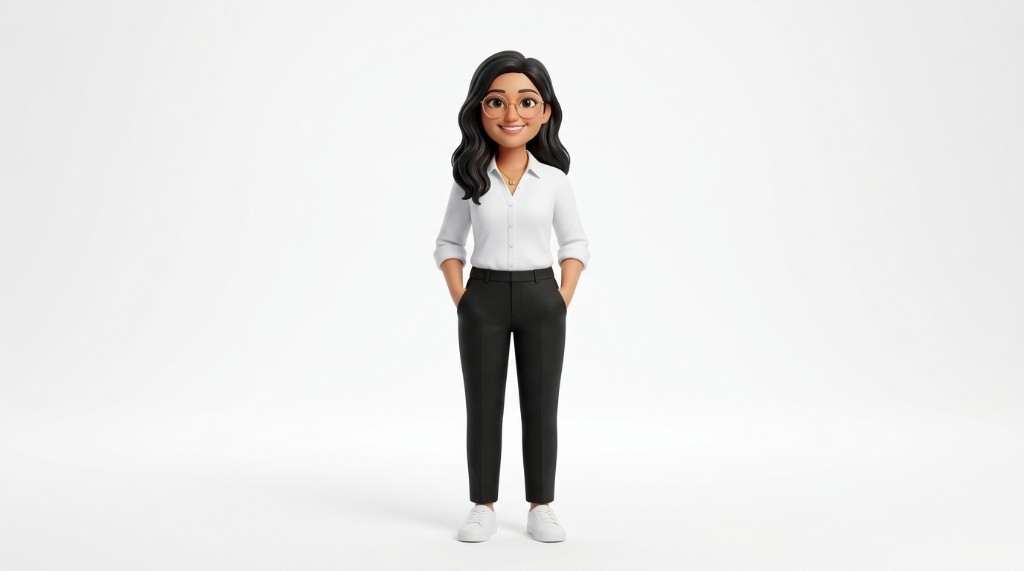
#> input picture portfolio-next/scripts/source/source-portrait.jpg, 1024 x 571 px
$ python build-hero-assets.py source/source-portrait.jpg
#> lines starting #> are read from the running program, lines starting #| are printed output that depends on the picture
#!/usr/bin/env python3
"""
build-hero-assets.py

The original brief asked for a short intro *video* to be turned into a
seamless looping hero clip via ffmpeg. For this build, a single still
portrait image was supplied instead of a video, so this script implements
the equivalent *image* pipeline with Pillow (no ffmpeg/numpy dependency,
since there is no audio/video track to loop or cross-fade):

  1. Detect the subject against the plain light backdrop and crop tightly,
     head to toe, re-centering the subject horizontally.
  2. Whiten the backdrop (push near-white tones to pure #ffffff) so it
     blends into the page background when composited with mix-blend-mode:
     multiply, exactly like the video pipeline's colorlevels step would.
  3. Export the hero portrait (768 wide, 768:960 aspect) as WebP.
  4. Export a head-to-shirt "bust" crop at 480x600 as WebP (used on the
     ID card in the About section).
  5. Export a 1200x630 Open Graph image on a paper-colored canvas.

Usage:
    python3 scripts/build-hero-assets.py <source-image> [--out-dir public]
"""

from __future__ import annotations

import argparse
import sys
from pathlib import Path

from PIL import Image, ImageOps

PAPER = (244, 242, 238)  # --paper token from the design system
BG_WHITEN_THRESHOLD = 210  # channels above this are considered "backdrop"
BG_WHITEN_TARGET = 0.98  # mirrors colorlevels rimax/gimax/bimax=0.98


def whiten_background(im: Image.Image) -> Image.Image:
    """Push near-white backdrop tones to pure white (ffmpeg colorlevels equivalent)."""
    im = im.convert("RGB")
    lut = []
    for _ in range(3):
        channel_lut = [
            min(255, round(v / BG_WHITEN_TARGET)) if v >= BG_WHITEN_THRESHOLD else v
            for v in range(256)
        ]
        lut.extend(channel_lut)
    return im.point(lut)


def subject_bbox(im: Image.Image, pad_ratio: float = 0.06) -> tuple[int, int, int, int]:
    """Bounding box of non-background pixels, with padding, clamped to image bounds."""
    gray = im.convert("L")
    w, h = im.size
    px = gray.load()
    rgb = im.load()

    min_x, min_y, max_x, max_y = w, h, 0, 0
    found = False
    for y in range(0, h, 2):
        for x in range(0, w, 2):
            r, g, b = rgb[x, y]
            is_bg = min(r, g, b) > 205 and (max(r, g, b) - min(r, g, b)) < 12
            if not is_bg:
                found = True
                min_x, min_y = min(min_x, x), min(min_y, y)
                max_x, max_y = max(max_x, x), max(max_y, y)
    if not found:
        return 0, 0, w, h

    pad_x = int((max_x - min_x) * pad_ratio)
    pad_y = int((max_y - min_y) * pad_ratio)
    return (
        max(0, min_x - pad_x),
        max(0, min_y - pad_y),
        min(w, max_x + pad_x),
        min(h, max_y + pad_y),
    )


def crop_centered(im: Image.Image, bbox: tuple[int, int, int, int], target_ratio: float) -> Image.Image:
    """Crop im to target_ratio (w/h), centered on the subject bbox, as large as possible."""
    w, h = im.size
    bx0, by0, bx1, by1 = bbox
    cx = (bx0 + bx1) / 2

    # Start from full image height (keeps head-to-toe), derive width from ratio.
    crop_h = h
    crop_w = crop_h * target_ratio
    if crop_w > w:
        crop_w = w
        crop_h = crop_w / target_ratio

    left = cx - crop_w / 2
    left = max(0, min(w - crop_w, left))
    top = (h - crop_h) / 2
    return im.crop((int(left), int(top), int(left + crop_w), int(top + crop_h)))


def build(source: Path, out_dir: Path) -> None:
    original = Image.open(source)
    original = ImageOps.exif_transpose(original).convert("RGB")

    whitened = whiten_background(original)
    bbox = subject_bbox(whitened)

    # 1-2-3: hero portrait, 768 wide, 768:960 aspect, head to toe, centered.
    hero_crop = crop_centered(whitened, bbox, target_ratio=768 / 960)
    hero = hero_crop.resize((768, 960), Image.LANCZOS)
    hero_dir = out_dir / "hero"
    hero_dir.mkdir(parents=True, exist_ok=True)
    hero.save(hero_dir / "portrait.webp", "WEBP", quality=92)
    hero.save(hero_dir / "portrait.jpg", "JPEG", quality=90)

    # 4: bust crop — head-to-shirt, 480x600 (4:5), tighter + higher than the hero crop.
    bx0, by0, bx1, by1 = bbox
    subject_h = by1 - by0
    bust_top = by0 - subject_h * 0.04
    bust_bottom = by0 + subject_h * 0.42
    bust_cx = (bx0 + bx1) / 2
    bust_h = bust_bottom - bust_top
    bust_w = bust_h * (480 / 600)
    bust_box = (
        int(max(0, bust_cx - bust_w / 2)),
        int(max(0, bust_top)),
        int(min(whitened.width, bust_cx + bust_w / 2)),
        int(min(whitened.height, bust_bottom)),
    )
    bust = whitened.crop(bust_box).resize((480, 600), Image.LANCZOS)
    bust.save(out_dir / "portrait-bust.webp", "WEBP", quality=92)

    # 5: Open Graph image, 1200x630. Canvas is pure white (not --paper) so the
    # already-whitened portrait composites with no visible seam.
    og = Image.new("RGB", (1200, 630), (255, 255, 255))
    og_h = 760
    og_w = int(og_h * (768 / 960))
    og_person = hero.resize((og_w, og_h), Image.LANCZOS)
    og.paste(og_person, (1200 - og_w - 60, 630 - og_h + 40))
    og.save(out_dir / "og.jpg", "JPEG", quality=90)

    print(f"Wrote {hero_dir / 'portrait.webp'} ({hero.size[0]}x{hero.size[1]})")
    print(f"Wrote {out_dir / 'portrait-bust.webp'} ({bust.size[0]}x{bust.size[1]})")
    print(f"Wrote {out_dir / 'og.jpg'} (1200x630)")
    print(f"Subject bbox detected at {bbox} in a {whitened.size} source image.")


def main() -> int:
    parser = argparse.ArgumentParser(description=__doc__)
    parser.add_argument("source", type=Path, help="Path to the source portrait image")
    parser.add_argument("--out-dir", type=Path, default=Path("public"))
    args = parser.parse_args()

    if not args.source.exists():
        print(f"Source image not found: {args.source}", file=sys.stderr)
        return 1

    build(args.source, args.out_dir)
#> in build, original is the input picture: PIL image 1024x571 RGB; mean R, G, B 232.7, 232.2, 231.7
#> in build, `bbox = subject_bbox(whitened)`: bbox = (425, 21, 593, 571)
#> in crop_centered, `bx0, by0, bx1, by1 = bbox`: bx0 = 425; by0 = 21; bx1 = 593; by1 = 571
#> in crop_centered, `cx = (bx0 + bx1) / 2`: cx = 509
#> in crop_centered, `left = cx - crop_w / 2`: left = 280.6
#> in crop_centered, `return im.crop((int(left), int(top), int(left + crop_w), int(top + cro..`:
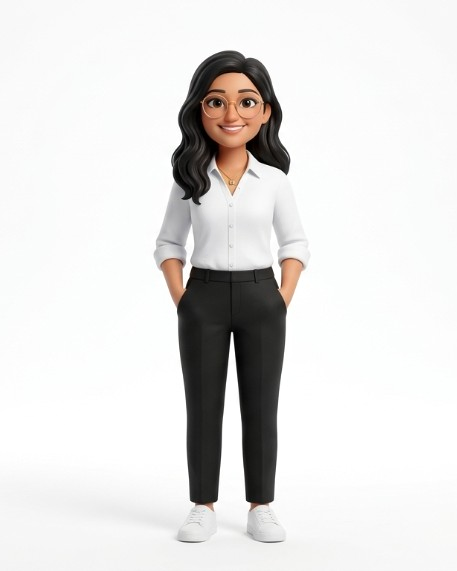
#> returned value: PIL image 457x571 RGB; mean R, G, B 226.3, 225.2, 224
#> in build, `bx0, by0, bx1, by1 = bbox`: bx0 = 425; by0 = 21; bx1 = 593; by1 = 571
#> in build, `subject_h = by1 - by0`: subject_h = 550
#> in build, `bust_top = by0 - subject_h * 0.04`: bust_top = -1
#> in build, `bust_bottom = by0 + subject_h * 0.42`: bust_bottom = 252
#> in build, `bust_cx = (bx0 + bx1) / 2`: bust_cx = 509
#> in build, `bust_h = bust_bottom - bust_top`: bust_h = 253
#> in build, `bust_w = bust_h * (480 / 600)`: bust_w = 202.4
#> in build, `bust_box = ( int(max(0, bust_cx - bust_w / 2)), int(max(0, bust_top)),..`: bust_box = (407, 0, 610, 252)
#> in build, `bust = whitened.crop(bust_box).resize((480, 600), Image.LANCZOS)`:
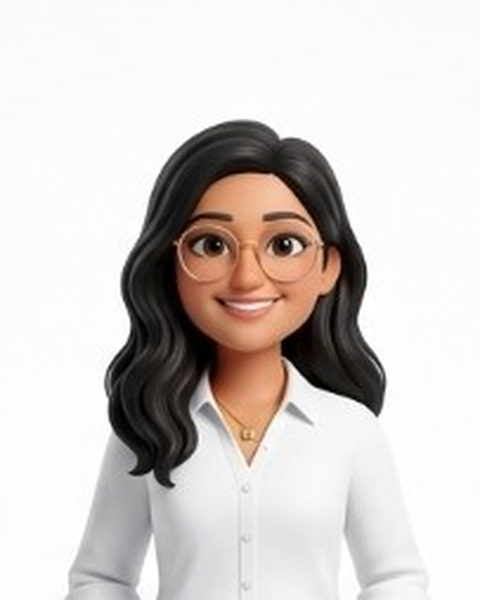
#> bust: PIL image 480x600 RGB; mean R, G, B 210.8, 205.2, 201.9
#> in build, `og = Image.new("RGB", (1200, 630), (255, 255, 255))`: og: PIL image 1200x630 RGB; every value is 255
#> in build, `og.paste(og_person, (1200 - og_w - 60, 630 - og_h + 40))`:
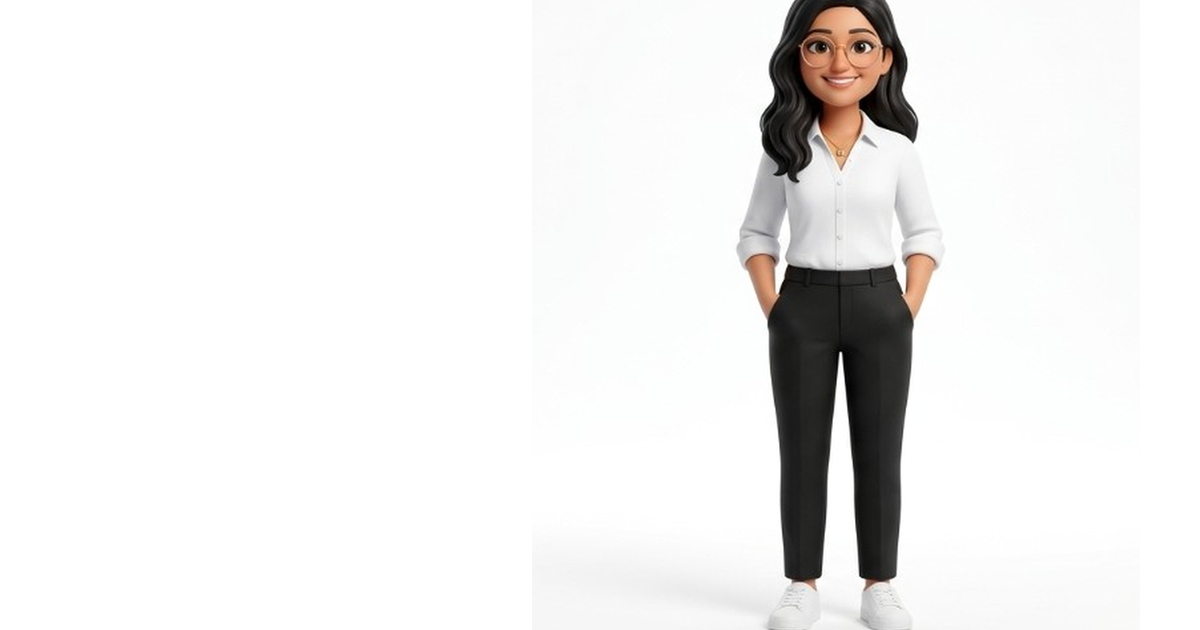
#> og: PIL image 1200x630 RGB; mean R, G, B 238.5, 237.8, 237.1
#| Wrote public/hero/portrait.webp (768x960)
#| Wrote public/portrait-bust.webp (480x600)
#| Subject bbox detected at (425, 21, 593, 571) in a (1024, 571) source image.
    return 0


if __name__ == "__main__":
    raise SystemExit(main())
#> (the program exits here)
